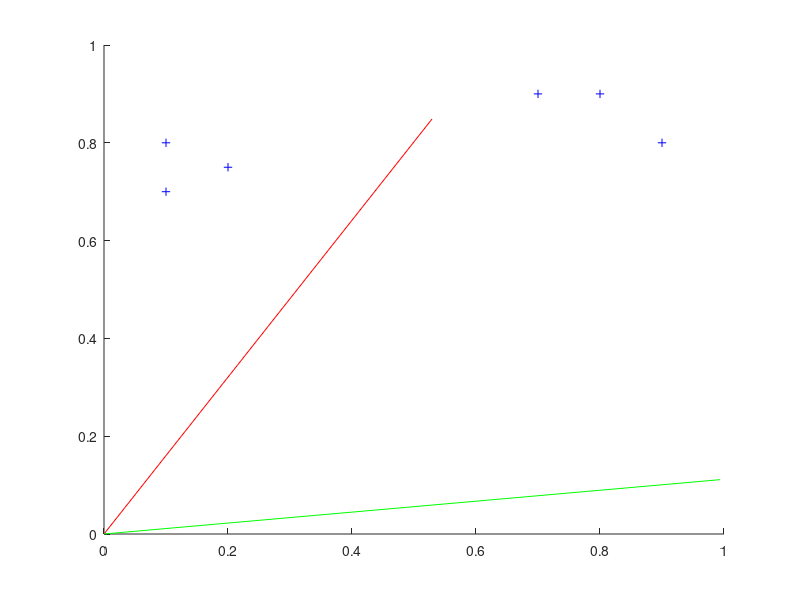

Recreate this plot in MATLAB. (Note: this script raises an error after producing the figure.)
%%%%%%%%%%%%%%%%%%%%%%%%%%%%%%%%%%%%%%%%%%%%%%%%%%%%%%%%%%%%%%%%%%%%%%%%%%
% 
% Script for Lab 3 (Neural Nets) for Computational Approaches to
% Cognitive Neuroscience, Spring Quarter 2017
% 
% 19APR2017
% 
% Garrett Healy 
% 
%%%%%%%%%%%%%%%%%%%%%%%%%%%%%%%%%%%%%%%%%%%%%%%%%%%%%%%%%%%%%%%%%%%%%%%%%%%

clear all
close all

inp = [0.1 0.8 0.1 0.9 0.2 0.7;0.7 0.9 0.8 0.8 0.75 0.9];

ncat = 2;
nfeatures = 2;

w=rand(ncat,nfeatures);
w=w./repmat(sqrt(sum(w.^2,2)),1,nfeatures);
lr=0.05;

figure
axis([0 1 0 1]);
hold on
plot(inp(1,:),inp(2,:),'b+');

wout = w;

for i = 1:1000
    plot([0 wout(1,1)], [0 wout(1,2)],'color','r');
    plot([0 wout(2,1)], [0 wout(2,2)],'color','g'); 
    [wout,ind] = train_cl(wout,inp,lr);
end
    
plot([0 wout(1,1)], [0 wout(1,2)],'bo');
plot([0 wout(2,1)], [0 wout(2,2)],'bo'); 

disp(ind);

% dead unit solution
% I added a while loop to deal with the dead unit issue, however one value
% is far enough away that it eludes this solution and attaches to that one
% value while remaining uncompetitive. 

%% Hopfield

clear all

inp = [1 -1;1 -1;-1 1;-1 1];
newinp = inp(1,:);
W=0;
for j=1:size(inp,2)
    W=W+inp(:,j)*inp(:,j)';
end
W=W-diag(diag(W));

p = 0.7;
thr = 0;

newstate = [0 0 0 0]';
for i = 1:1000
    newinp = inp(:,2)+W*newstate;
    newstate = update_hp(newinp,W,newstate,p,thr);
end
%% test
Test=[1 1 0 0;0 0 -1 -1]';
t = Test;tn=t;
t2 = Test(:,2);t2n=t2;
W=0;
for j=1:size(inp,2)
    W=W+inp(:,j)*inp(:,j)';
end
W=W-diag(diag(W));
p = 0.7;

newstate2 = [0 0 0 0;0 0 0 0]';
for i = 1:1000
    tn = t+W*newstate2;
    newstate2 = update_hp(tn,W,newstate2,p,thr);
end
%%
newstate3 = [0 0 0 0]';
for i = 1:1000
    t2n = t2+W*newstate3;
    newstate3 = update_hp(t2n,W,newstate3,p,thr);
end

%% Project (Greebles) Competitive 

clear all
close all 

bad = xlsread('BadGreeblesTraining.xls');
good = xlsread('GoodGreeblesTraining.xls');
test = xlsread('GreeblesTest.xls');

bad = bad';
good = good';
test = test';

inp = [good bad];

figure 
hold on; grid on;
plot3(bad(1,:),bad(2,:),bad(3,:),'+');
plot3(good(1,:),good(2,:),good(3,:),'+');
view(3)
hold off

ncat = 2;
nfeatures = 3;

w=rand(ncat,nfeatures);
w=w./repmat(sqrt(sum(w.^2,2)),1,nfeatures);
lr=2;

wout = w;

hold on 
for i = 1:1000
    plot3([0 wout(1,1)], [0 wout(1,2)], [0 wout(1,3)],'r');
    plot3([0 wout(2,2)], [0 wout(2,2)], [0 wout(2,3)],'g'); 
    view(3);
    [wout,ind] = train_cl(wout,inp,lr);
end
hold off

one = length(find(ind==1));
two = length(find(ind==2));
disp(one/two);

% test

inpt = test;
out = wout*inpt;
[mx,indt]=max(out);

onet = length(find(indt==1));
twot = length(find(indt==2));
disp(onet/twot);

%% test classification
inpt = test;

figure 
hold on; grid on;
plot3(test(1,:),test(2,:),test(3,:));
view(3)
hold off

ncat = 2;
nfeatures = 3;

wt=rand(ncat,nfeatures);
wt=wt./repmat(sqrt(sum(wt.^2,2)),1,nfeatures);
lr=0.05;

wout = wt;

hold on 
for i = 1:100
    plot3([0 wout(1,1)], [0 wout(1,2)], [0 wout(1,3)],'r');
    plot3([0 wout(2,2)], [0 wout(2,2)], [0 wout(2,3)],'g'); 
    view(3);
    [wout,indt] = train_cl(wout,inpt,lr);
end
hold off

onet = length(find(indt==1));
twot = length(find(indt==2));
disp(onet/twot);

 
%% Greebles Hopfield

m = max(good,[],2);
good = good./m;
m = max(bad,[],2);
bad = bad./m;
m = max(test,[],2);
test = test./m;testn=test;

avgood = mean(good,2);
avbad = mean(bad,2);
avfeats = [avgood avbad];
avfeats = [1 -1;-1 1;1 -1];

W=0;
for j=1:size(avfeats,2)
    W=W+avfeats(:,j)*avfeats(:,j)';
end
W=W-diag(diag(W));

p = 0.5;
thr = 0;

greeblestate = zeros(3,length(test));
for i = 1:5000
    testn = test+W*greeblestate;
    greeblestate = update_hp(testn,W,greeblestate,p,thr);
end

gs = zeros(1,length(test));
for i = 1:length(greeblestate)
    if isequal(greeblestate(:,i),avfeats(:,1))
        gs(i) = 1;
    elseif isequal(greeblestate(:,i),avfeats(:,2))
        gs(i) = 2;
    else 
        gs(i)=0;
    end
end

one = length(find(gs==1));
two = length(find(gs==2));
disp(one/two);


% It appears, through both the competitive learning and the Hopfield
% modules, that Greebles are more likely to be good than bad. The models
% differ in their estimation of this, though. The competitive model claims
% the ratio is 4:1 good to bad, while the Hopfield model oscillates around
% this number, but does not predict it exactly as it never fully reaches
% equilibrium. 
% I do not have very much confidence in this classification as a means of
% determining whether someone is good or bad - however I am confident it
% can point in the right direction to a distinction, while maybe not going all the way. 















